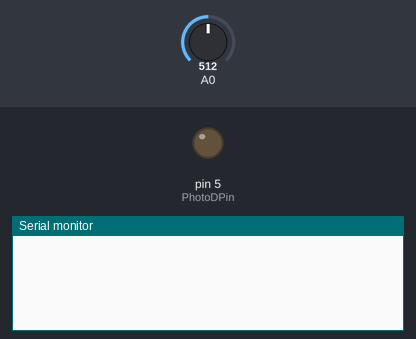
This sketch was run on a simulated Arduino Uno, built with avr-gcc and run on an emulated ATmega328P. On the bench: output pins drawn as LEDs (lit = HIGH), the last lines printed to the serial monitor. Inputs (shaded band) come from the test bench; at power-on: A0 = 512.

Above: at 0.1 s.
1.6 s: A0 set to 11
At 2.2 s:
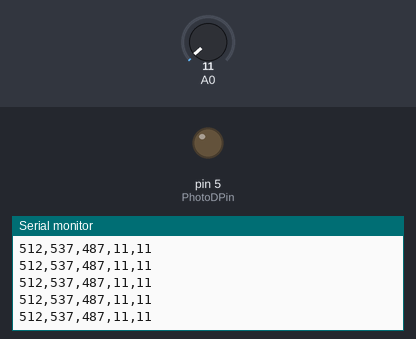
3.1 s: A0 set to 8
At 3.8 s:
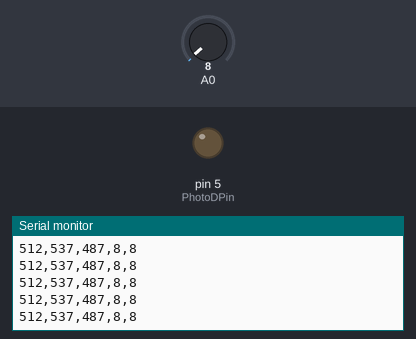
Timing chart, 0 to 6.1 s (numbered marks = the images above; inputs shaded):
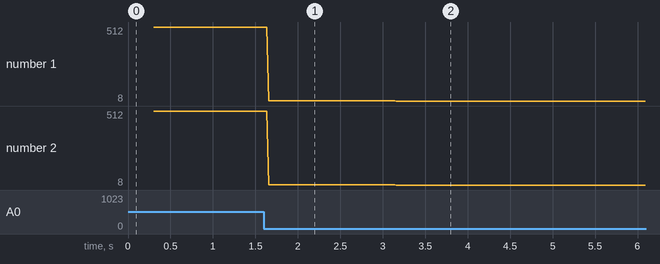

Measured:
- after the input at 1.6 s, the serial monitor: prints a new line after 0.06 s (image 1)
- after the input at 3.1 s, the serial monitor: prints a new line after 0.06 s (image 2)
- plotted number 1: 512 → 11 after the input at 1.6 s, 11 → 8 after the input at 3.1 s
- plotted number 2: 512 → 11 after the input at 1.6 s, 11 → 8 after the input at 3.1 s

The sketch:

sketch_mar18a.ino
```cpp
#define error_factor1 25
#define error_factor2 25

int up = 50;
int down = 100;
int back = 150;
int forward = 200;
int left = 250;
int right = 300;

#define debug_mode 1

int PhotoDPin = 5;
int dark_point = 0;
uint32_t start;
uint32_t width;

/*
int normal_pulsein(int PIN, int treshold, int error){
  while (true) {
    int sig = analogRead(PIN);
    if (sig > treshold - error && sig > treshold + error) {
    start = millis();
    break;
    }
  }
  while(true) {
    int sig  =  analogRead(PIN);
    if (sig < treshold - error && sig < treshold + error) {
      long width = millis() - start;
      Serial.println(width);
      return(width);
    }
  }
}
*/

int midArifm(int PIN, int NUM_READ){
  float sum = 0;
  for(int i = 0;i < NUM_READ; i++){
    sum += analogRead(0);
  }
  return(sum / NUM_READ);
}

int DmidArifm(int PIN, int NUM_READ){
  float sum = 0;
  for(int i = 0;i < NUM_READ; i++){
    sum += digitalRead(PIN);
  }
  if (sum / NUM_READ < 1){
    return(0);
  }
  else{
    return(1);
  }
}

void   setup() {
  delay(300);
  dark_point = midArifm(A0, 20);
  pinMode(PhotoDPin, OUTPUT);
  Serial.begin(9600);
}

void loop() {
  if(debug_mode){
    Serial.print(dark_point);
    Serial.print(",");
    Serial.print(dark_point + error_factor1);
    Serial.print(",");
    Serial.print(dark_point - error_factor1);
    Serial.print(",");
    Serial.print(midArifm(A0, 10));
    Serial.print(",");
    Serial.println(analogRead(A0));
  }


  //Serial.println(width);

  if(!debug_mode){
    width = 0;
    start = millis();
    int sensorValue = midArifm(A0, 10);

    while(sensorValue > dark_point - error_factor1 && sensorValue > dark_point + error_factor1){sensorValue = analogRead(A0);}
    width = millis() - start;
    //Serial.println(width);
    if( width < error_factor2){
      //Serial.println('0');
    }
    if (up - error_factor2 <= width && width < up + error_factor2){
      //Serial.print(width);
      Serial.println("u");
    }
    if (down - error_factor2 <= width && width < down + error_factor2){

      Serial.println("d");
    }
    if (back - error_factor2 <= width && width < back + error_factor2){

      Serial.println("b");
    }
    if (forward - error_factor2 <= width && width < forward + error_factor2){

      Serial.println("f");
    }
    if (left - error_factor2 <= width && width < left + error_factor2){

      Serial.println("l");
    }
    if (right - error_factor2 <= width && width < right + error_factor2){

      Serial.println("r");
    }
  }
}
```
